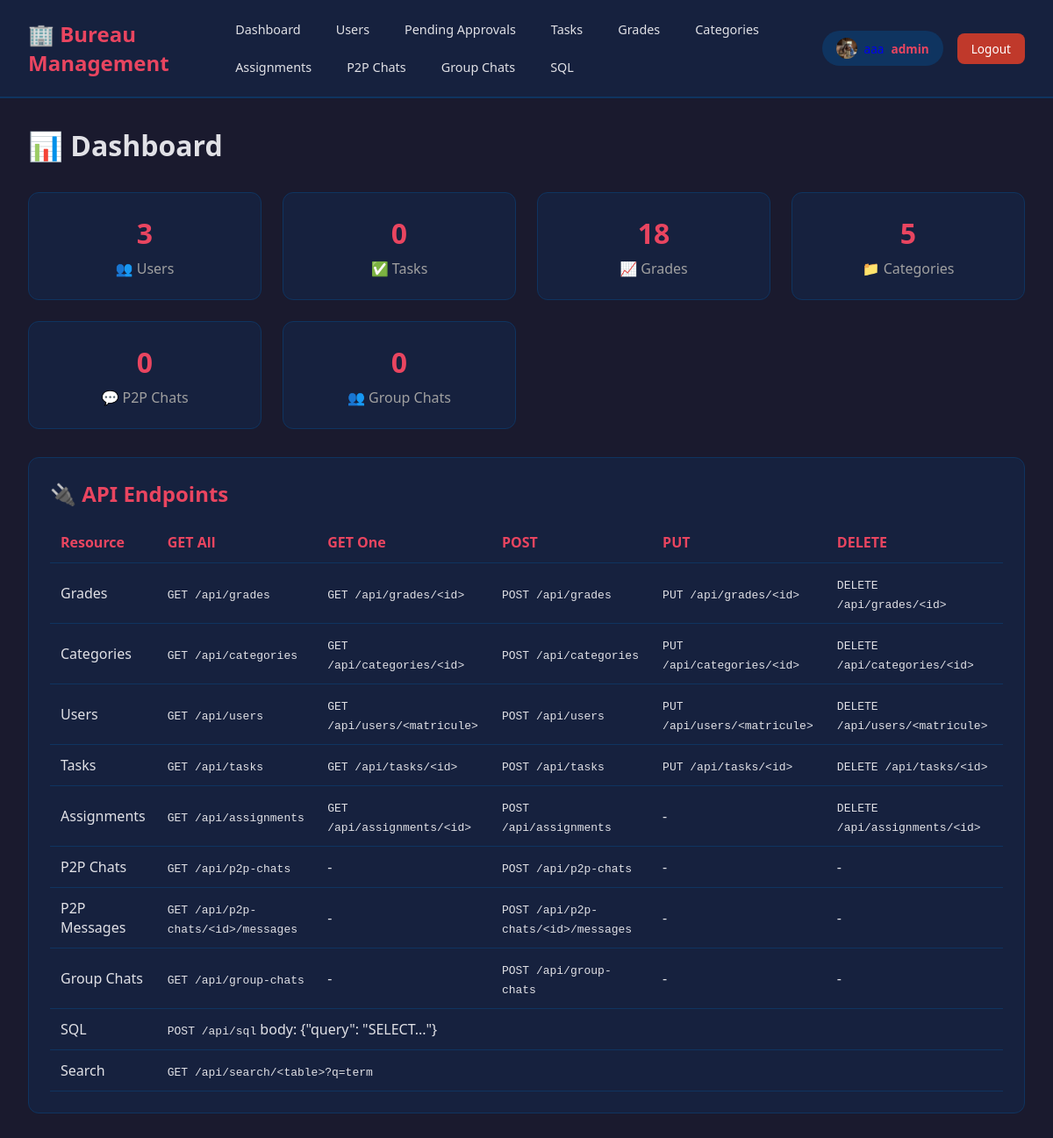
Page / (signed in) on the committed database.
### database.py (models this page shows)
class User(db.Model):
    __tablename__ = 'users'
    matricule = db.Column(db.Text, primary_key=True)
    name = db.Column(db.Text, nullable=False)
    family_name = db.Column(db.Text, nullable=False)
    category = db.Column(db.Integer, db.ForeignKey('categories.category_id'), nullable=False)
    grade = db.Column(db.Integer, db.ForeignKey('grades.grade_id'), nullable=True)
    user_name = db.Column(db.Text, nullable=False)
    password = db.Column(db.Text, nullable=False)
    profil_pic_url = db.Column(db.Text, nullable=False)
    user_role = db.Column(db.Integer, db.ForeignKey('user_roles.user_role_id'), nullable=False)
    is_approved = db.Column(db.Boolean, nullable=False, default=False)  # NEW: Approval status
    category_rel = db.relationship('Category', backref='users')
    grade_rel = db.relationship('Grade', backref='users')
    role_rel = db.relationship('UserRole', backref='users')
    approval_request = db.relationship('UserApprovalRequest', uselist=False, backref='user', cascade='all, delete-orphan')

### app.py (the view)
@app.route('/')
@login_required
def dashboard():
    user = get_current_user()
    stats = {
        'users_count': User.query.count(), 'tasks_count': ToDoTask.query.count(),
        'grades_count': Grade.query.count(), 'categories_count': Category.query.count(),
        'p2p_chats_count': P2PChat.query.count(), 'group_chats_count': GroupChat.query.count()
    }
    return render_template('dashboard.html', stats=stats, user=user, profile_pic=get_profile_picture_url(user))

### app.py (called while the page is built)
@app.context_processor
def inject_pending_approvals_count():
    def get_pending_approvals_count():
        return UserApprovalRequest.query.count()
    return dict(get_pending_approvals_count=get_pending_approvals_count)

@app.context_processor
def inject_user_profile_pic():
    def get_user_profile_pic():
        if 'user_matricule' in session:
            user = User.query.get(session['user_matricule'])
            if user:
                return get_profile_picture_url(user)
        return '/static/uploads/profiles/default.png'
    return dict(profile_pic=get_user_profile_pic())

### auth.py (called while the page is built)
def login_required(f):
    @wraps(f)
    def decorated_function(*args, **kwargs):
        if 'user_matricule' not in session:
            if request.is_json or request.path.startswith('/api/'):
                return jsonify({"error": "Authentication required"}), 401
            flash('Please log in first', 'danger')
            return redirect(url_for('login'))
        return f(*args, **kwargs)
    return decorated_function

def get_current_user():
    from database import User
    if 'user_matricule' in session:
        return User.query.get(session['user_matricule'])
    return None

### utils.py (called while the page is built)
def get_profile_picture_url(user):
    if user and user.profil_pic_url and user.profil_pic_url.strip():
        return user.profil_pic_url
    return "/static/uploads/profiles/default.png"

### templates/dashboard.html (shortened to what this page needs)
{% extends "base.html" %}
{% block content %}
<h1 style="margin-bottom: 2rem;">📊 Dashboard</h1>
<div class="grid">
    <div class="stat-card"><h3>{{ stats.users_count }}</h3><p>👥 Users</p></div>
    <div class="stat-card"><h3>{{ stats.tasks_count }}</h3><p>✅ Tasks</p></div>
    <div class="stat-card"><h3>{{ stats.grades_count }}</h3><p>📈 Grades</p></div>
    <div class="stat-card"><h3>{{ stats.categories_count }}</h3><p>📁 Categories</p></div>
    <div class="stat-card"><h3>{{ stats.p2p_chats_count }}</h3><p>💬 P2P Chats</p></div>
    <div class="stat-card"><h3>{{ stats.group_chats_count }}</h3><p>👥 Group Chats</p></div>
</div>
<div class="card" style="margin-top: 2rem;">
    <h2>🔌 API Endpoints</h2>
    <table>
        <tr><th>Resource</th><th>GET All</th><th>GET One</th><th>POST</th><th>PUT</th><th>DELETE</th></tr>
        <tr><td>Grades</td><td><code>GET /api/grades</code></td><td><code>GET /api/grades/&lt;id&gt;</code></td><td><code>POST /api/grades</code></td><td><code>PUT /api/grades/&lt;id&gt;</code></td><td><code>DELETE /api/grades/&lt;id&gt;</code></td></tr>
        <tr><td>Categories</td><td><code>GET /api/categories</code></td><td><code>GET /api/categories/&lt;id&gt;</code></td><td><code>POST /api/categories</code></td><td><code>PUT /api/categories/&lt;id&gt;</code></td><td><code>DELETE /api/categories/&lt;id&gt;</code></td></tr>
        <tr><td>Users</td><td><code>GET /api/users</code></td><td><code>GET /api/users/&lt;matricule&gt;</code></td><td><code>POST /api/users</code></td><td><code>PUT /api/users/&lt;matricule&gt;</code></td><td><code>DELETE /api/users/&lt;matricule&gt;</code></td></tr>
        <tr><td>Tasks</td><td><code>GET /api/tasks</code></td><td><code>GET /api/tasks/&lt;id&gt;</code></td><td><code>POST /api/tasks</code></td><td><code>PUT /api/tasks/&lt;id&gt;</code></td><td><code>DELETE /api/tasks/&lt;id&gt;</code></td></tr>
        <tr><td>Assignments</td><td><code>GET /api/assignments</code></td><td><code>GET /api/assignments/&lt;id&gt;</code></td><td><code>POST /api/assignments</code></td><td>-</td><td><code>DELETE /api/assignments/&lt;id&gt;</code></td></tr>
        <tr><td>P2P Chats</td><td><code>GET /api/p2p-chats</code></td><td>-</td><td><code>POST /api/p2p-chats</code></td><td>-</td><td>-</td></tr>
        <tr><td>P2P Messages</td><td><code>GET /api/p2p-chats/&lt;id&gt;/messages</code></td><td>-</td><td><code>POST /api/p2p-chats/&lt;id&gt;/messages</code></td><td>-</td><td>-</td></tr>
        <tr><td>Group Chats</td><td><code>GET /api/group-chats</code></td><td>-</td><td><code>POST /api/group-chats</code></td><td>-</td><td>-</td></tr>
        <tr><td>SQL</td><td colspan="5"><code>POST /api/sql</code> body: {"query": "SELECT..."}</td></tr>
        <tr><td>Search</td><td colspan="5"><code>GET /api/search/&lt;table&gt;?q=term</code></td></tr>
    </table>
</div>
{% endblock %}

### templates/base.html (shortened to what this page needs)
<!DOCTYPE html>
<html lang="en">
<head>
</head>
<body>
    <nav class="navbar">
        <div class="navbar-left">
            <h1>🏢 Bureau Management</h1>
            <div class="nav-links">
                <a href="{{ url_for('dashboard') }}">Dashboard</a>
                {% if session.get('user_role') in [1, 2] %}<a href="{{ url_for('web_users') }}">Users</a>{% endif %}
                {% if session.get('user_role') in [1, 2] %}<a href="{{ url_for('web_pending_approvals') }}">Pending Approvals</a>{% endif %}
                <a href="{{ url_for('web_tasks') }}">Tasks</a>
                {% if session.get('user_role') == 1 %}<a href="{{ url_for('web_grades') }}">Grades</a>{% endif %}
                {% if session.get('user_role') == 1 %}<a href="{{ url_for('web_categories') }}">Categories</a>{% endif %}
                {% if session.get('user_role') in [1, 2] %}<a href="{{ url_for('web_assignments') }}">Assignments</a>{% endif %}
                <a href="{{ url_for('web_p2p_chats') }}">P2P Chats</a>
                <a href="{{ url_for('web_group_chats') }}">Group Chats</a>
                {% if session.get('user_role') == 1 %}<a href="{{ url_for('web_sql') }}">SQL</a>{% endif %}
            </div>
        </div>
        <div class="user-info">
            <a href="{{ url_for('profile') }}" style="text-decoration: none;">
                <div class="user-badge" style="display: flex; align-items: center; gap: 0.5rem; cursor: pointer;">
                    <img src="{{ profile_pic if profile_pic is defined else '/static/uploads/profiles/default.png' }}"
                         alt="" style="width: 24px; height: 24px; border-radius: 50%; object-fit: cover;">
                    <span>{{ session.get('user_name', 'Guest') }}</span>
                    <span class="role">{{ session.get('user_role_name', 'Unknown') }}</span>
                </div>
            </a>
            <a href="{{ url_for('logout') }}" class="btn-logout">Logout</a>
        </div>
    </nav>
    <div class="container">
        {% block content %}{% endblock %}
    </div>
</body>
</html>

### templates/base.html (style rules this page uses)
* { margin: 0; padding: 0; box-sizing: border-box; }
body { font-family: 'Segoe UI', Tahoma, Geneva, Verdana, sans-serif; background: #1a1a2e; color: #e1e1e6; min-height: 100vh; }
.navbar { background: #16213e; padding: 1rem 2rem; display: flex; align-items: center; justify-content: space-between; border-bottom: 2px solid #0f3460; }
.navbar-left { display: flex; align-items: center; gap: 2rem; }
.navbar h1 { color: #e94560; font-size: 1.5rem; }
.nav-links { display: flex; gap: 0.5rem; flex-wrap: wrap; }
.nav-links a { color: #e1e1e6; text-decoration: none; padding: 0.5rem 1rem; border-radius: 8px; transition: all 0.3s; font-size: 0.9rem; }
.user-info { display: flex; align-items: center; gap: 1rem; }
.user-badge { background: #0f3460; padding: 0.5rem 1rem; border-radius: 20px; font-size: 0.85rem; }
.user-badge .role { color: #e94560; font-weight: bold; }
.btn-logout { background: #c0392b; color: white; padding: 0.5rem 1rem; border-radius: 8px; text-decoration: none; font-size: 0.85rem; transition: background 0.3s; }
.container { padding: 2rem; max-width: 1400px; margin: 0 auto; }
.card { background: #16213e; border-radius: 12px; padding: 1.5rem; margin-bottom: 1.5rem; border: 1px solid #0f3460; }
.card h2 { color: #e94560; margin-bottom: 1rem; }
table { width: 100%; border-collapse: collapse; margin-top: 1rem; }
th, td { padding: 0.75rem; text-align: left; border-bottom: 1px solid #0f3460; }
th { color: #e94560; font-weight: 600; }
.grid { display: grid; grid-template-columns: repeat(auto-fit, minmax(250px, 1fr)); gap: 1.5rem; }
.stat-card { background: #16213e; border-radius: 12px; padding: 1.5rem; text-align: center; border: 1px solid #0f3460; }
.stat-card h3 { color: #e94560; font-size: 2rem; margin-bottom: 0.5rem; }
.stat-card p { color: #a0a0a0; }

### rows in the picture
User: profil_pic_url (picture), get "admin"

### other values in the picture
{{ stats.users_count }} "3"
{{ stats.tasks_count }} "0"
{{ stats.grades_count }} "18"
{{ stats.categories_count }} "5"
{{ stats.p2p_chats_count }} "0"
{{ stats.group_chats_count }} "0"
